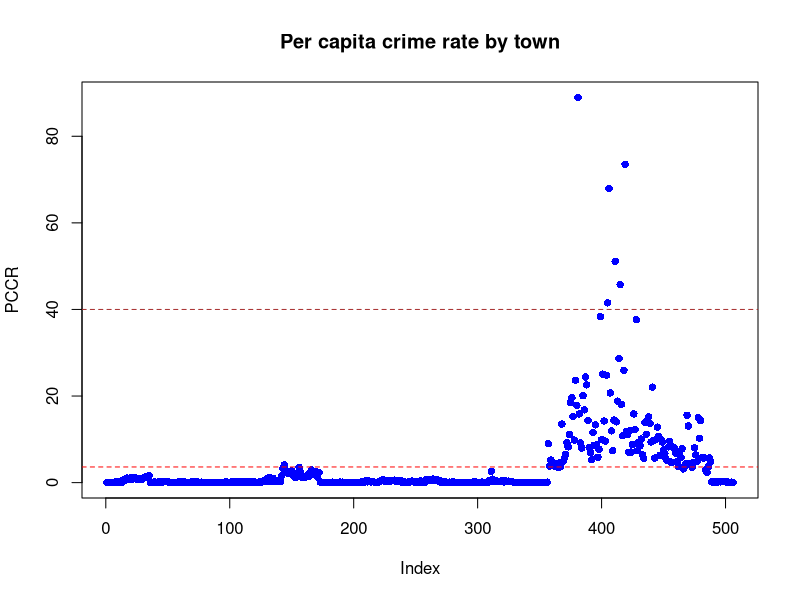
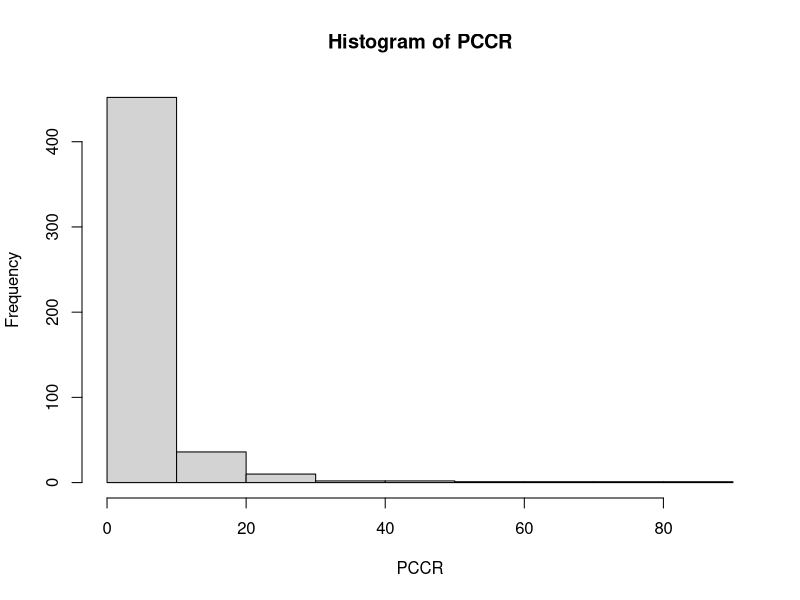
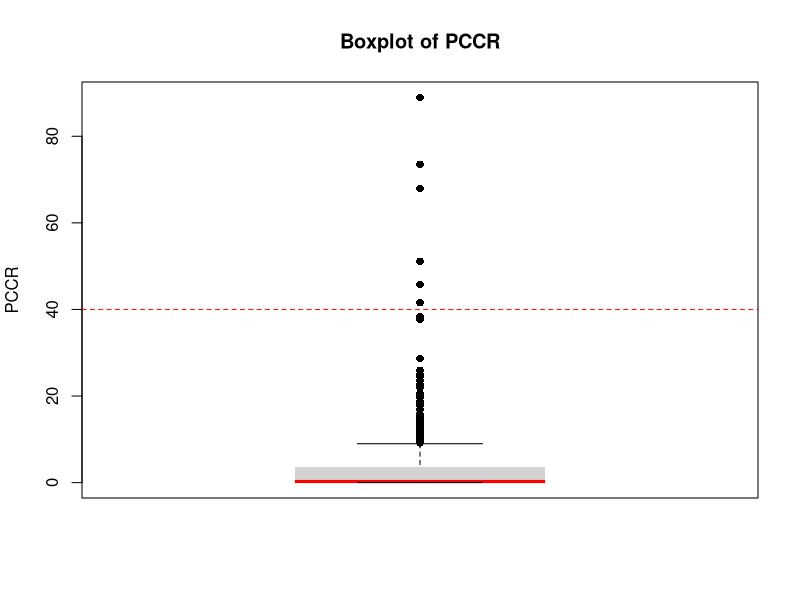
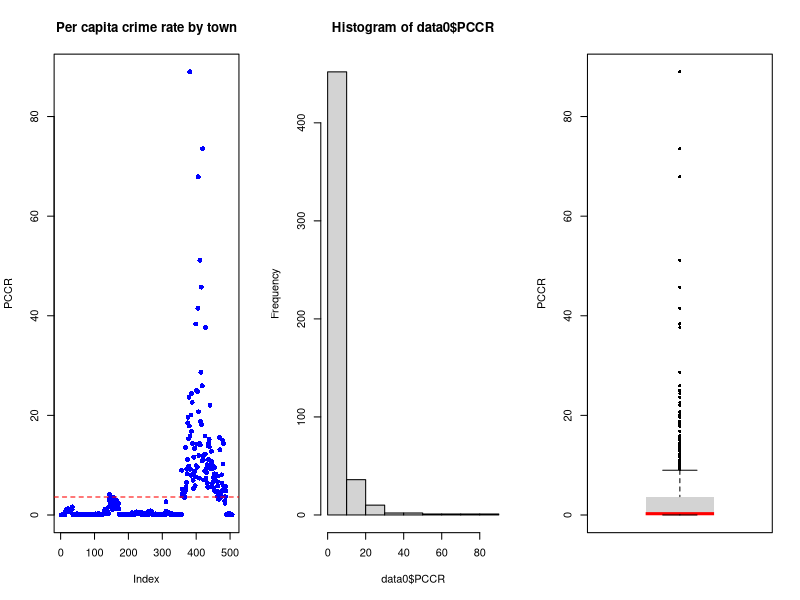
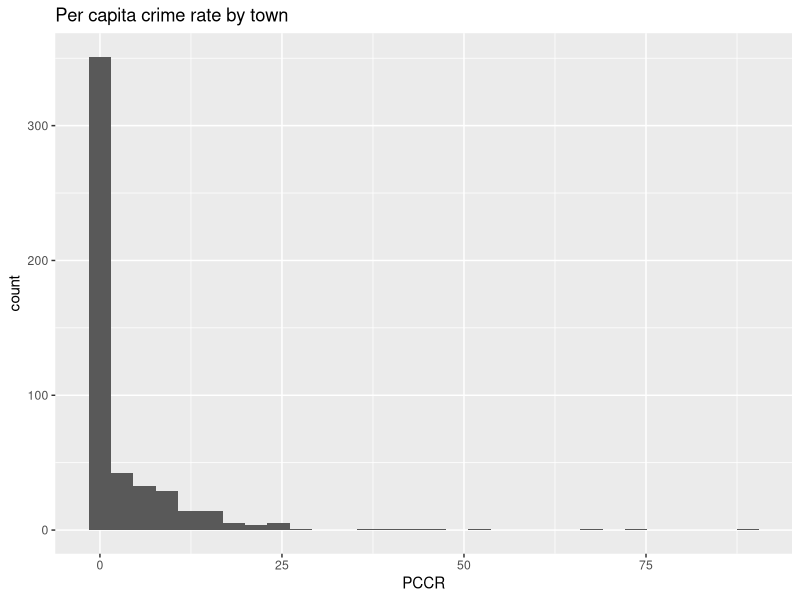
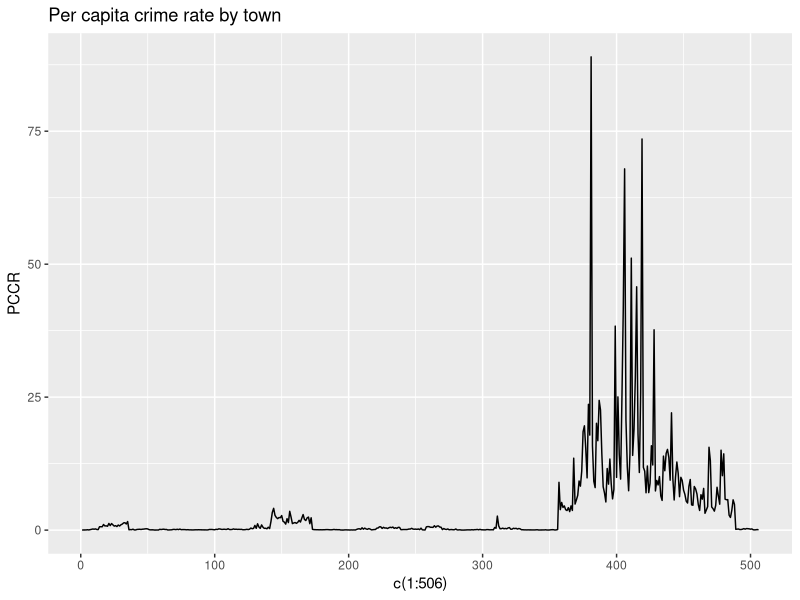
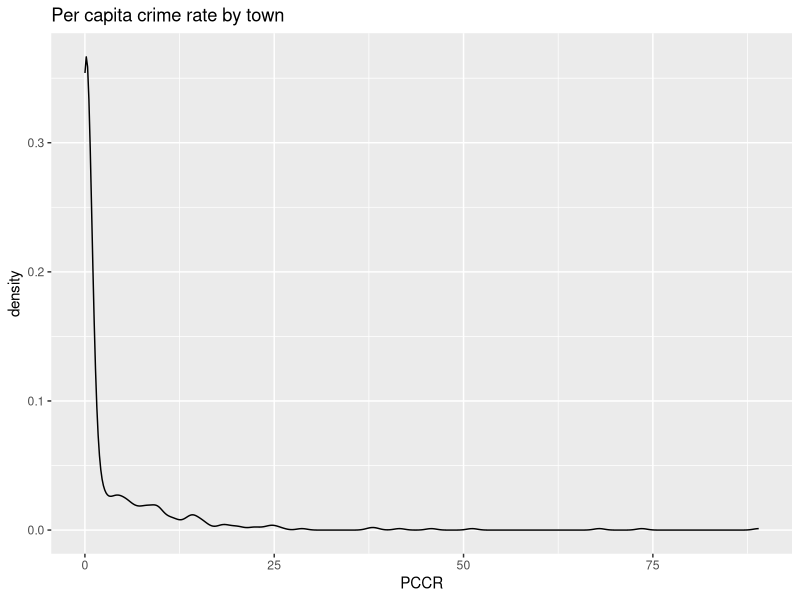
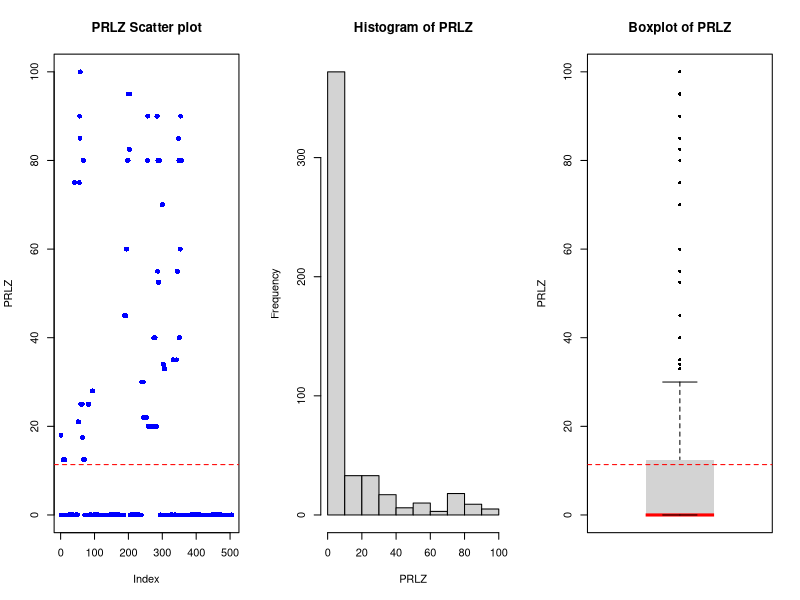

Generate these figures, in order, with R:
rm(list=ls())

library(ggplot2)
library(dplyr)
library(corrplot)

#Check each dataset characteristics/nature: 
data0<-read.csv('Housing_data.csv',header=TRUE,sep=',')
str(data0)

    ## PCCR variable
data0$PCCR
class(data0$PCCR) 
mean(data0$PCCR)
min(data0$PCCR)
max(data0$PCCR)
median(data0$PCCR)

plot(data0$PCCR,ylab='PCCR',main='Per capita crime rate by town',pch=16,col='blue')
abline(a=mean(data0$PCCR),b=0,lty=2,col='red')
abline(a=40,b=0,lty=2,col='brown')

hist(data0$PCCR,main='Histogram of PCCR',xlab='PCCR')

boxplot(data0$PCCR,ylab='PCCR',medcol='red',boxlty=0,outpch=16,main='Boxplot of PCCR')
abline(a=40,b=0,lty=2,col='red')

par(mfrow=c(1,3))
  plot(data0$PCCR,ylab='PCCR',main='Per capita crime rate by town',pch=16,col='blue')
    abline(a=mean(data0$PCCR),b=0,lty=2,col='red')
  hist(data0$PCCR)
  boxplot(data0$PCCR,ylab='PCCR',medcol='red',boxlty=0,outpch=16)

ggplot(data0,aes(x=PCCR))+
  geom_histogram()+
  ggtitle('Per capita crime rate by town')

par(mfrow=c(1,2))  
ggplot(data0,(aes(x=c(1:506),y=PCCR)))+
  geom_line()+
  ggtitle('Per capita crime rate by town')

ggplot(data0,aes(x=PCCR))+
  geom_density()+
  ggtitle('Per capita crime rate by town')
    
    ## PRLZ 
data0$PRLZ
class(data0$PRLZ) 
mean(data0$PRLZ)
median(data0$PRLZ)
min(data0$PRLZ)
max(data0$PRLZ)

par(mfrow=c(1,3)) 
plot(data0$PRLZ,ylab='PRLZ',main='PRLZ Scatter plot',pch=16,col='blue')
abline(a=mean(data0$PRLZ),b=0,lty=2,col='red')

hist(data0$PRLZ,main='Histogram of PRLZ',xlab='PRLZ')

boxplot(data0$PRLZ,ylab='PRLZ',medcol='red',boxlty=0,outpch=16,main='Boxplot of PRLZ')
abline(a=mean(data0$PRLZ),b=0,lty=2,col='red')

ggplot(data0,aes(x=PRLZ))+
  geom_density()+
  ggtitle('PRLZ density graph')

    ## INDUS 
data0$INDUS
class(data0$INDUS) 
mean(data0$INDUS)
median(data0$INDUS)
min(data0$INDUS)
max(data0$INDUS)

plot(data0$INDUS,ylab='INDUS',main='Scatter plot of INDUS',pch=16,col='blue')
abline(a=mean(data0$INDUS),b=0,lty=2,col='red')

hist(data0$INDUS,main='Histogram of INDUS',xlab='INDUS',ylim=c(0,200),xlim=c(0,30),breaks=15)

boxplot(data0$INDUS,ylab='INDUS',medcol='red',boxlty=0,outpch=16,main='Boxplot of INDUS')

    ## NOX 
data0$NOX
class(data0$NOX) 
mean(data0$NOX)
median(data0$NOX)
min(data0$NOX)
max(data0$NOX)

plot(data0$NOX,ylab='NOX',main='Scatter plot of NOX',pch=16,col='blue')
abline(a=mean(data0$NOX),b=0,lty=2,col='red')

hist(data0$NOX,main='Histogram of NOX',xlab='NOX')
boxplot(data0$NOX,ylab='NOX',medcol='red',boxlty=0,outpch=16,main='Boxplot of NOX')

ggplot(data0,aes(x=NOX))+
  geom_density()+
  ggtitle('Density Graph of NOX')
  
    ##AVR
data0$AVR
class(data0$AVR) 
mean(data0$AVR)
median(data0$AVR)
min(data0$AVR)
max(data0$AVR)

par(mfrow=c(1,3))
plot(data0$AVR,ylab='AVR',main='Scatter Plot of AVR',pch=16,col='blue')
  abline(a=mean(data0$AVR),b=0,col='red')
hist(data0$AVR,main='Histogram of AVR',xlab='AVR')
boxplot(data0$AVR,ylab='AVR',medcol='red',boxlty=0,outpch=16,main='Boxplot of AVR')

ggplot(data0,(aes(x=c(1:506),y=AVR)))+
  geom_line()+
  ggtitle('Line graph of AVR')

ggplot(data0,aes(x=AVR))+
  geom_density()+
  ggtitle('Density graph of AVR')
    
    ##AGE
data0$AGE
class(data0$AGE) 
mean(data0$AGE)
median(data0$AGE)
min(data0$AGE)
max(data0$AGE)

par(mfrow=c(1,3))
plot(data0$AGE,ylab='AGE',main='Scatter Plot of AGE',pch=16,col='blue')
  abline(a=mean(data0$AGE),b=0,col='red')
hist(data0$AGE,main='Histogram of AGE',xlab='AGE',ylim=c(1,200))
boxplot(data0$AGE,ylab='AGE',medcol='red',boxlty=0,outpch=16,main='Boxplot of AGE')

ggplot(data0,aes(x=AGE))+
  geom_density()+
  ggtitle('Density graph of AGE')

    ##DIS 
data0$DIS
class(data0$DIS) 
mean(data0$DIS)
median(data0$DIS)
min(data0$DIS)
max(data0$DIS)

par(mfrow=c(1,3))
plot(data0$DIS,ylab='DIS',main='Scatter Plot of DIS',pch=16,col='blue')
abline(a=mean(data0$DIS),b=0,col='red')
hist(data0$DIS,main='Histogram of DIS',xlab='DIS')
boxplot(data0$DIS,ylab='DIS',medcol='red',boxlty=0,outpch=16,main='Boxplot of DIS')

ggplot(data0,aes(x=DIS))+
  geom_density()+
  ggtitle('Density graph of DIS')

    ##RAD 
data0$RAD
class(data0$RAD) 
mean(data0$RAD)
median(data0$RAD)
min(data0$RAD)
max(data0$RAD)

plot(data0$RAD,ylab='RAD',main='Scatter Plot of RAD',pch=16,col='blue')
  abline(a=mean(data0$RAD),b=0,col='red')
hist(data0$RAD,main='Histogram of RAD',xlab='RAD')
boxplot(data0$RAD,ylab='RAD',medcol='red',boxlty=0,outpch=16,main='Boxplot of RAD')

    ##TAX 
data0$TAX
class(data0$TAX) 
mean(data0$TAX)
median(data0$TAX)
min(data0$TAX)
max(data0$TAX)

plot(data0$TAX,ylab='TAX',main='Scatter Plot of TAX',pch=16,col='blue')
abline(a=mean(data0$TAX),b=0,col='red')
hist(data0$TAX,main='Histogram of TAX',xlab='TAX')
boxplot(data0$TAX,ylab='TAX',medcol='red',boxlty=0,outpch=16,main='Boxplot of TAX')

    ## MEDV 
data0$MEDV
class(data0$MEDV) 
mean(data0$MEDV)
median(data0$MEDV)
min(data0$MEDV)
max(data0$MEDV)

plot(data0$MEDV,ylab='MEDV',main='Scatter Plot of MEDV',pch=16,col='blue')
abline(a=mean(data0$MEDV),b=0,col='red')
hist(data0$MEDV,main='Histogram of MEDV',xlab='MEDV')
boxplot(data0$MEDV,ylab='MEDV',medcol='red',boxlty=0,outpch=16,main='Boxplot of MEDV')

ggplot(data0,aes(x=MEDV))+
  geom_density()+
  ggtitle('Density graph of MEDV')

#Correlation analysis:  
cor(data0)

corrplot(cor(data0),'number')
corrplot(cor(data0),'ellipse')

#Regression model implementation: (model0)
model0<-lm(MEDV~PCCR+PRLZ+INDUS+NOX+AVR+AGE+DIS+RAD+TAX,data=data0)
summary(model0)
coef(model0)

#Adjusted model
#No Intercept (model0.1)
model0.1<-lm(MEDV~PCCR+PRLZ+INDUS+NOX+AVR+AGE+DIS+RAD+TAX+0,data=data0)
summary(model0.1)
    ##-> Change significantly
# No INDUS (model1)
model1<-lm(MEDV~PCCR+PRLZ+NOX+AVR+AGE+DIS+RAD+TAX+0,data=data0)
summary(model1)
    ##-> Not much different => No impact. pp-value of all theta is less than 0.1 now. 

#Generate prediction values: 
ypred0=coef(model0)[1]+coef(model0)[2]*data0$PCCR+coef(model0)[3]*data0$PRLZ+coef(model0)[4]*data0$INDUS+
  coef(model0)[5]*data0$NOX+coef(model0)[6]*data0$AVR+coef(model0)[7]*data0$AGE+coef(model0)[8]*data0$DIS+
  coef(model0)[9]*data0$RAD+coef(model0)[10]*data0$TAX

ypred1=coef(model1)[1]*data0$PCCR+coef(model1)[2]*data0$PRLZ+coef(model1)[3]*data0$NOX+
  coef(model1)[4]*data0$AVR+coef(model1)[5]*data0$AGE+coef(model1)[6]*data0$DIS+
  coef(model1)[7]*data0$RAD+coef(model1)[8]*data0$TAX

ggplot(data0,aes(x=AVR,y=ypred0))+
  geom_line(col='blue')+
  geom_line(aes(x=AVR,y=ypred1),col='red')

ggplot(data0,aes(x=AVR,y=MEDV))+
  geom_point()+
  geom_line(aes(x=AVR,y=ypred0),col='blue')+
  geom_line(aes(x=AVR,y=ypred1),col='red')

# Check the residuals
residuals(model1)
plot(residuals(model1),pch=16,col='blue',ylim=c(-30,50))
abline(a=-3*sd(residuals(model1)),b=0,col='red')
abline(a=3*sd(residuals(model1)),b=0,col='red')

plot(density(residuals(model1)))

